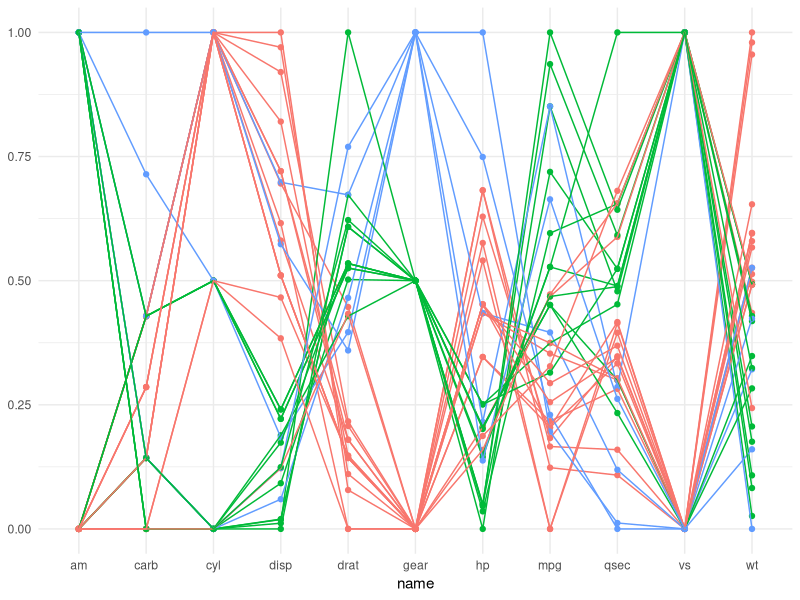
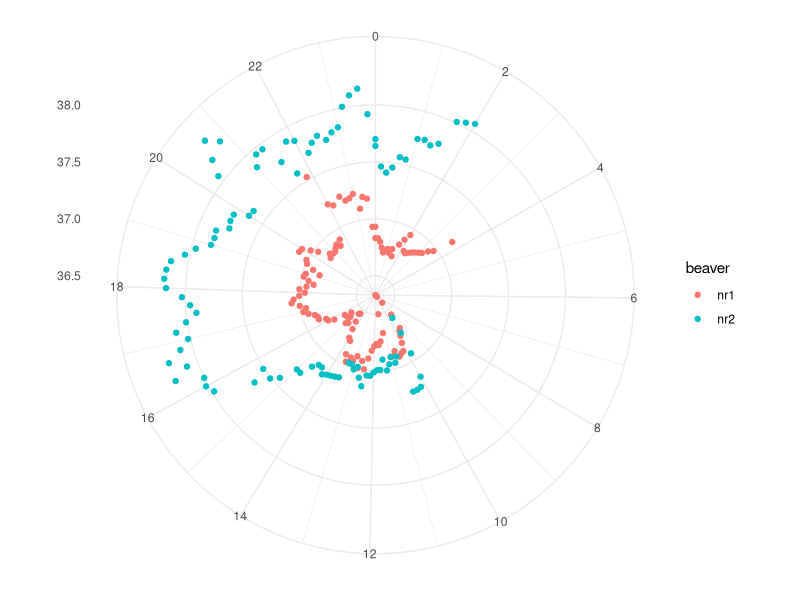
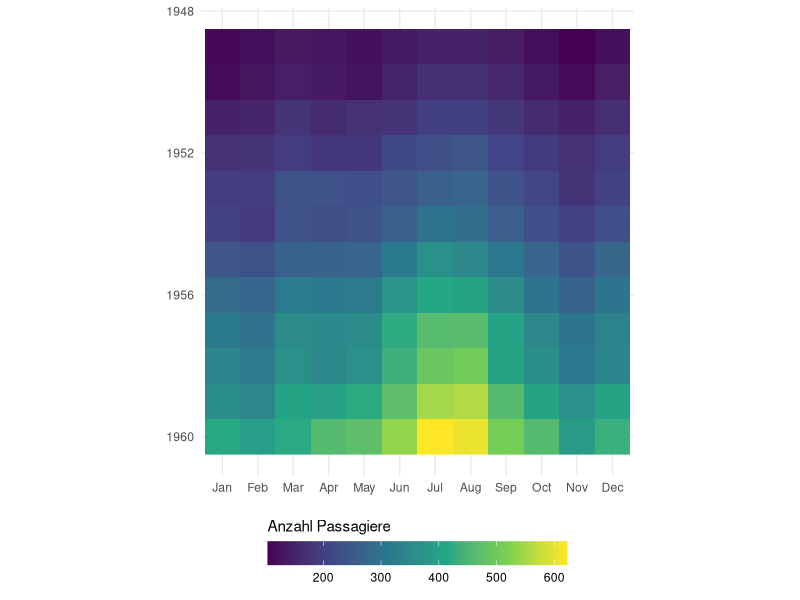

The R source for these figures, in order:
## ---- chunk 1
library(dplyr)
library(tidyr)
library(ggplot2)
## ---- chunk 2
mtcars2 <- mtcars %>%
  tibble::rownames_to_column("car") %>%
  pivot_longer(-car)

mtcars2 <- mtcars2 %>%
  group_by(name) %>%
  mutate(value_scaled = scales::rescale(value))
## ---- chunk 3
knitr::kable(head(mtcars))
## ---- chunk 4
mtcars2 <- mtcars2 %>%
  group_by(car) %>%
  mutate(gear = value[name == "gear"])

ggplot(mtcars2, aes(name, value_scaled, group = car, color = factor(gear))) +
  geom_point() +
  geom_line() +
  theme_minimal() +
  theme(legend.position = "none", axis.title.y = element_blank())
## ---- chunk 5
beaver1_new <- beaver1 %>%
  mutate(beaver = "nr1")

beaver2_new <- beaver2 %>%
  mutate(beaver = "nr2")

beaver_new <- rbind(beaver1_new,beaver2_new)
## ---- chunk 6
beaver_new <- beaver_new %>%
  mutate(
    hour_dec = (time/100)%/%1,         # Ganze Stunden (mittels ganzzaliger Division)
    min_dec = (time/100)%%1/0.6,       # Dezimalminuten (15 min wird zu 0.25, via Modulo)
    hour_min_dec = hour_dec+min_dec    # Dezimal-Zeitangabe (03:30 wird zu 3.5)
    ) 
## ---- chunk 7
knitr::kable(head(beaver_new))
#  formatRound(c("min_dec","hour_min_dec"), 2)
## ---- chunk 8
# Lösung Aufgabe 2

beaver_new %>%
  ggplot(aes(hour_min_dec, temp, color = beaver)) +
  geom_point() +
  scale_x_continuous(breaks = seq(0,23,2)) +
  coord_polar() +
  theme_minimal() +
  theme(axis.title =  element_blank())

## ---- chunk 9
AirPassengers

class(AirPassengers)
## ---- chunk 10
AirPassengers2 <- tapply(AirPassengers, list(year = floor(time(AirPassengers)), month = month.abb[cycle(AirPassengers)]), c)

AirPassengers2
## ---- chunk 11
AirPassengers3 <- AirPassengers2 %>%
  as.data.frame() %>%
  tibble::rownames_to_column("year") %>%
  pivot_longer(-year, names_to = "month", values_to = "n") %>%
  mutate(
    # ich nutze einen billigen Trick um ausgeschriebene Monate in Nummern umzuwandeln
    month = factor(month, levels = month.abb,ordered = T),
    month_numb = as.integer(month),
    year = as.integer(year)
  )
## ---- chunk 12
ggplot(AirPassengers3, aes(month, year, fill = n)) +
  geom_raster() +
  scale_y_reverse() +
  scale_fill_viridis_c(guide = guide_colourbar(barwidth = 15, title.position = "top")) +
  theme_minimal() +
  labs(fill = "Anzahl Passagiere") +
  coord_equal() +
  theme(axis.title = element_blank(), legend.position = "bottom") 
